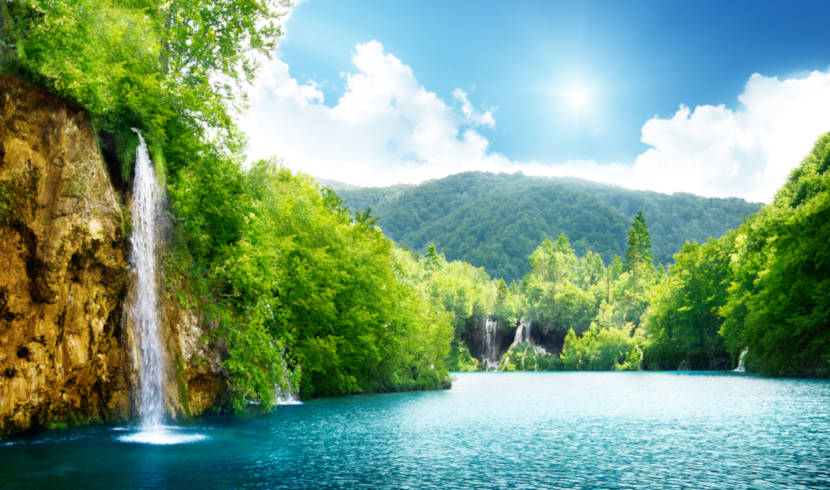
#> input picture Lista-05/images/paisagem-natural.jpg, 830 x 490 px
$ python exercicio02.py
#> lines starting #> are read from the running program, lines starting #| are printed output that depends on the picture
from PIL import Image

img = Image.open('images/paisagem-natural.jpg')
#> img is the input picture: PIL image 830x490 RGB; mean R, G, B 122.9, 158.7, 128.8

matrix = img.load()

for i in range(img.size[0]):
    for j in range(img.size[1]):
        r = 255 - matrix[i, j][0]
        g = 255 - matrix[i, j][1]
        b = 255 - matrix[i, j][2]
        matrix[i, j] = (r, g, b)

img.save('images/paisagemNegativo.jpg')
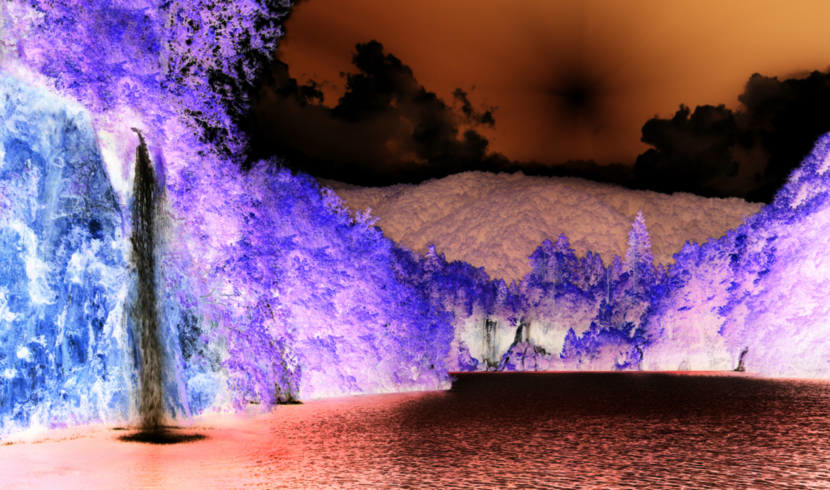
#> saved as paisagemNegativo.jpg: PIL image 830x490 RGB; mean R, G, B 132.1, 96.3, 126.2
print('Imagem criada.')

$ run again, with Lista-05/images/image.jpg copied over Lista-05/images/paisagem-natural.jpg
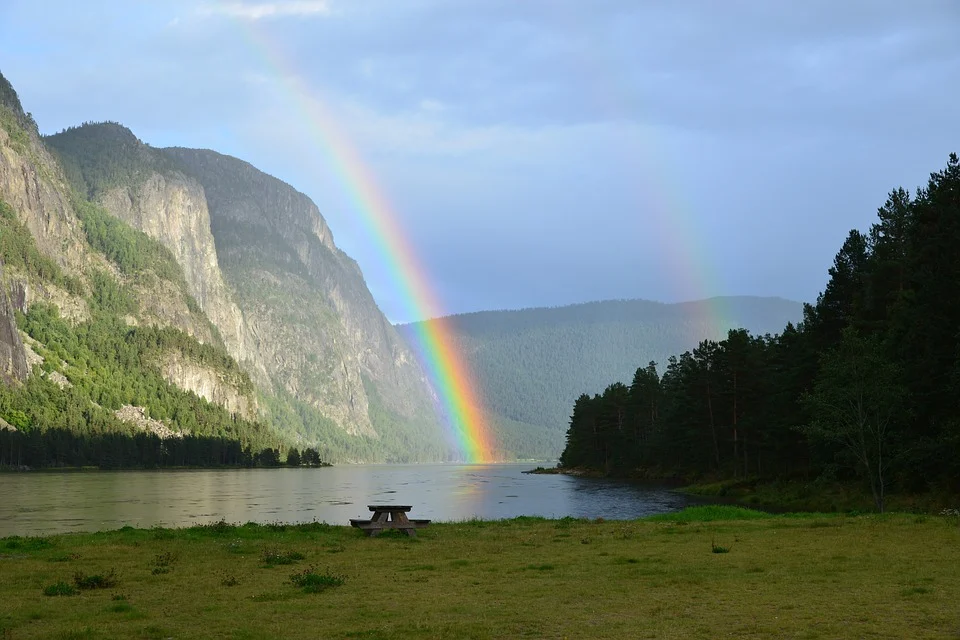
#> input picture Lista-05/images/image.jpg, 960 x 640 px
#> img is the input picture: PIL image 960x640 RGB; mean R, G, B 117.6, 132.5, 130.8
#> `img.save('images/paisagemNegativo.jpg')`:
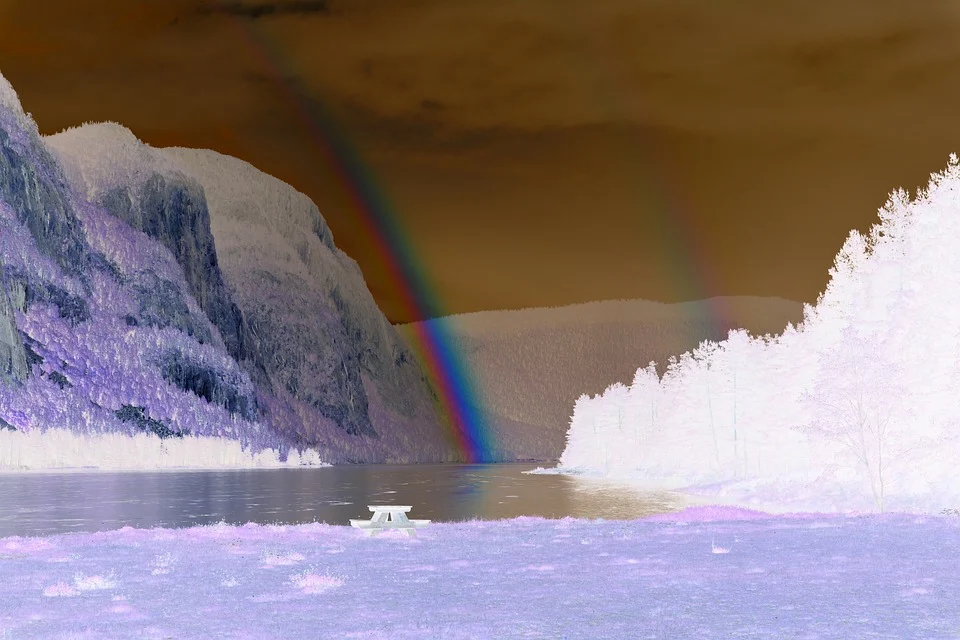
#> saved as paisagemNegativo.jpg: PIL image 960x640 RGB; mean R, G, B 137.4, 122.5, 124.2
